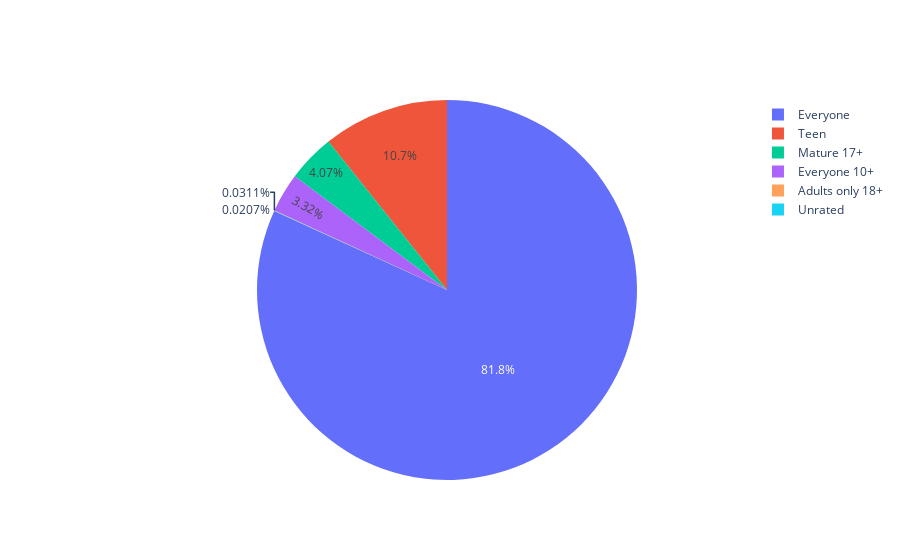

Here is the notebook cell this chart was saved with:
### Code cell
#distribution of apps by content rating
number_of_apps = df['Content Rating'].value_counts().sort_values(ascending=True)

data = [go.Pie(
        labels = number_of_apps.index,
        values = number_of_apps.values,
        hoverinfo = 'label+value'
    
)]

plotly.offline.iplot(data, filename='content rating')

### Figure 1 — Plotly figure (JSON) as saved in the notebook; plotly's stock layout.template omitted (floating-point values rounded to 4 significant figures)
{"data": [{"hoverinfo": "label+value", "labels": ["Unrated", "Adults only 18+", "Everyone 10+", "Mature 17+", "Teen", "Everyone"], "type": "pie", "values": [2, 3, 321, 393, 1036, 7903]}], "layout": {}}
